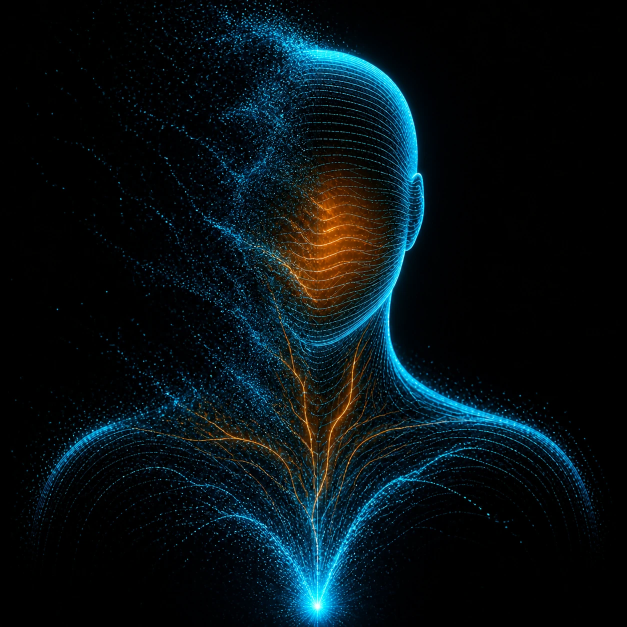
#> input picture verification/p13/asli/apex-assembly-25-v1.webp, 1254 x 1254 px (shown at 1/2 size)
$ python banding.py ../../verification/p13/asli/apex-assembly-25-v1.webp ../../verification/p13/asli/apex-assembly-60-v1.webp ../../verification/p13/asli/apex-assembly-60-v1.webp ../../verification/p13/asli/apex-assembly-60-v1.webp ../../verification/p13/asli/apex-assembly-60-v1.webp
#> lines starting #> are read from the running program, lines starting #| are printed output that depends on the picture; after the words box and inside, x2 and y2 are one past the last pixel; in counts of white or black regions, pixels touching at a corner belong together
#!/usr/bin/env python3
"""banding.py — gambar banding 4 panel: asli | Niu live (P13) | Niu P14 | peta selisih P14.

Pakai: python3 tools/banding.py cap/median-apex-asli.png cap/median-apex-niu.png \
       cap/median-apex-p14b.png report/banding-apex-idle.png "APEX IDLE"
"""
import sys
import numpy as np
from PIL import Image, ImageDraw

asli, niu, p14, out = sys.argv[1:5]
judul = sys.argv[5] if len(sys.argv) > 5 else ''

A = Image.open(asli).convert('RGB')
#> A is the input picture: PIL image 1254x1254 RGB; mean R, G, B 7.2, 17, 21
B = Image.open(niu).convert('RGB')
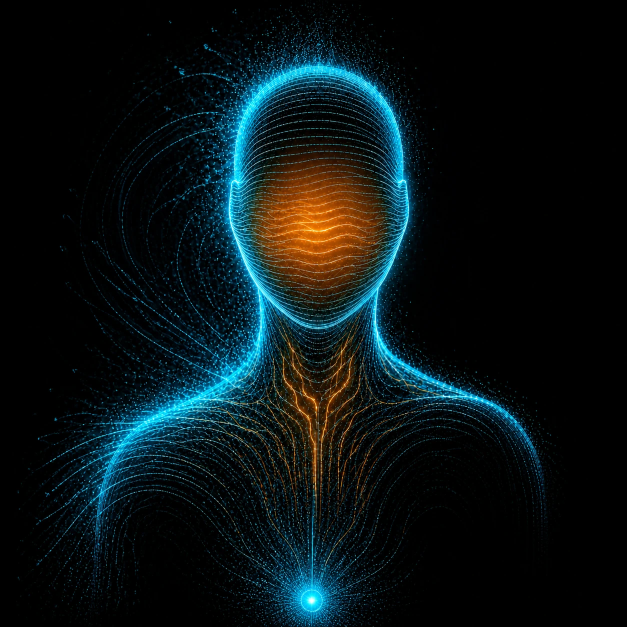
#> input picture verification/p13/asli/apex-assembly-60-v1.webp, 1254 x 1254 px (shown at 1/2 size)
#> B is the input picture: PIL image 1254x1254 RGB; mean R, G, B 10, 19.7, 21.5
C = Image.open(p14).convert('RGB')
W, H = A.size
#> W = 1254; H = 1254
SK = 0.5
w, h = int(W * SK), int(H * SK)
#> w = 627; h = 627

d = np.abs(np.asarray(C, np.float32) - np.asarray(A, np.float32)).mean(2)
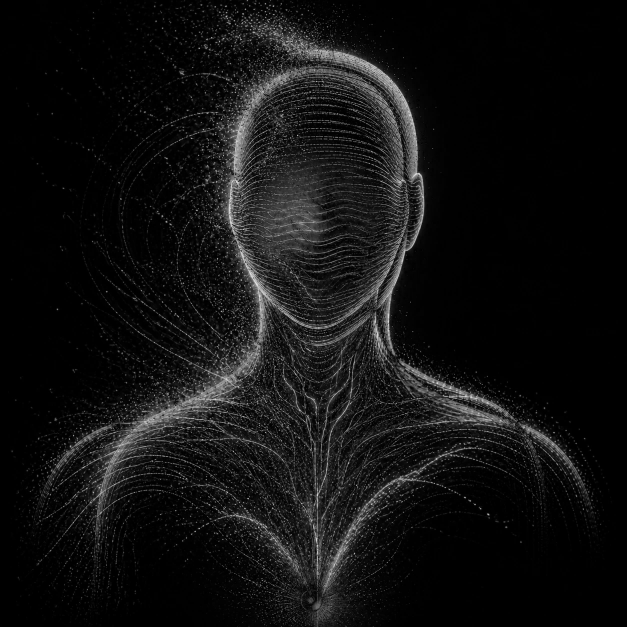
#> d: shape (1254, 1254) float32 (shown at 1/2 size); min 0, max 233.3, mean 17.3
d = np.clip(d / 64.0, 0, 1)
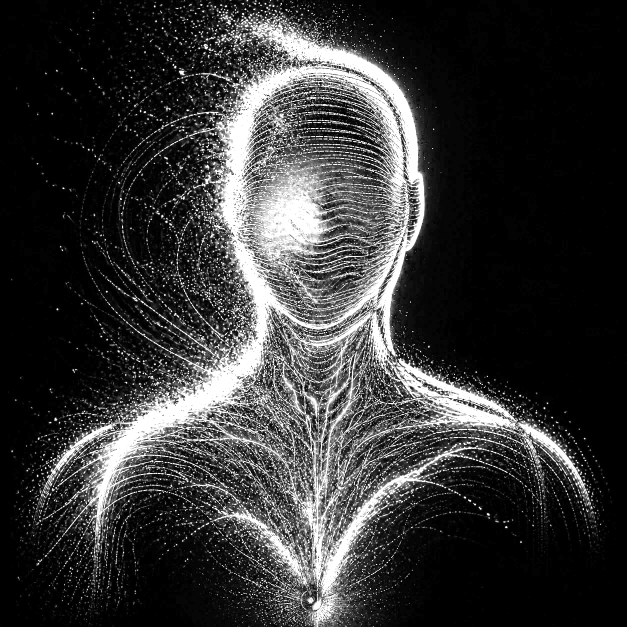
#> d: shape (1254, 1254) float32 (shown at 1/2 size); min 0, max 1, mean 0.212
heat = np.zeros((H, W, 3), np.uint8)
heat[..., 0] = (d * 255).astype(np.uint8)
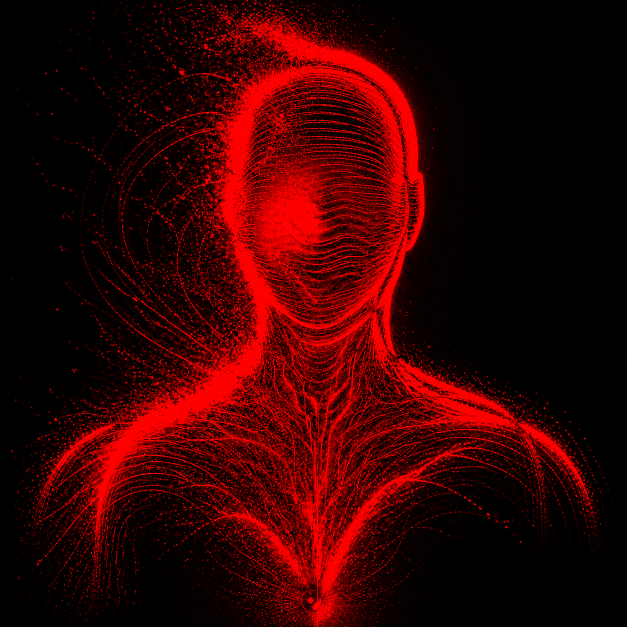
#> heat: shape (1254, 1254, 3) (shown at 1/2 size); mean of channels 0, 1, 2 53.8, 0, 0; drawn as R, G, B
heat[..., 1] = (np.clip(d * 2 - 1, 0, 1) * 255).astype(np.uint8)
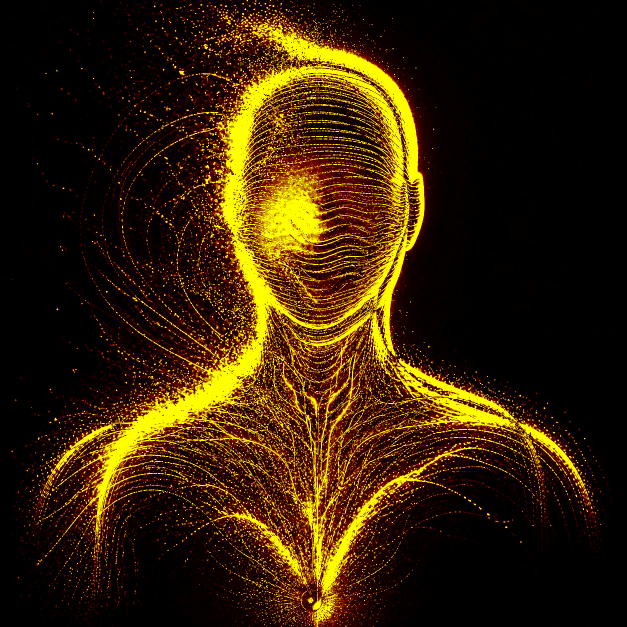
#> heat: shape (1254, 1254, 3) (shown at 1/2 size); 17.58% of pixels changed, all inside (x1, y1, x2, y2) = (23, 0, 1208, 1254); drawn as R, G, B
D = Image.fromarray(heat)

PAD, TOP = 8, 26
kanvas = Image.new('RGB', (w * 4 + PAD * 5, h + TOP + PAD * 2), (16, 16, 18))
dr = ImageDraw.Draw(kanvas)
label = ['ASLI (acuan)', 'NIU LIVE (P13)', 'NIU P14 (lokal)', 'SELISIH P14 vs ASLI']
for i, im in enumerate([A, B, C, D]):
    x = PAD + i * (w + PAD)
    kanvas.paste(im.resize((w, h), Image.LANCZOS), (x, TOP))
    dr.text((x + 4, 8), label[i], fill=(220, 220, 225))
#> this loop made 4 passes
#> x on passes 1 to 4: 8, 643, 1278, 1913
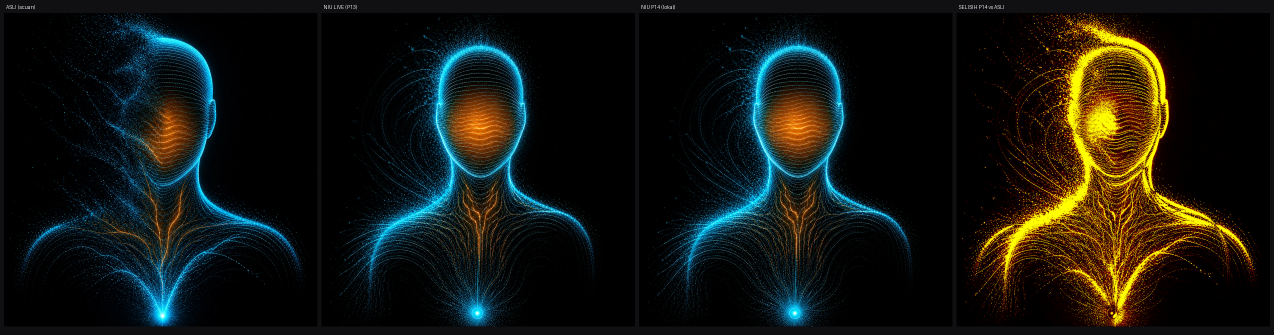
#> kanvas: PIL image 2548x669 RGB (shown at 1/2 size); mean R, G, B 20.1, 22.1, 16.3
if judul:
    dr.text((PAD, h + TOP + 6), judul, fill=(150, 150, 160))
kanvas.save(out)
print('tulis', out, kanvas.size)
#| tulis ../../verification/p13/asli/apex-assembly-60-v1.webp (2548, 669)
